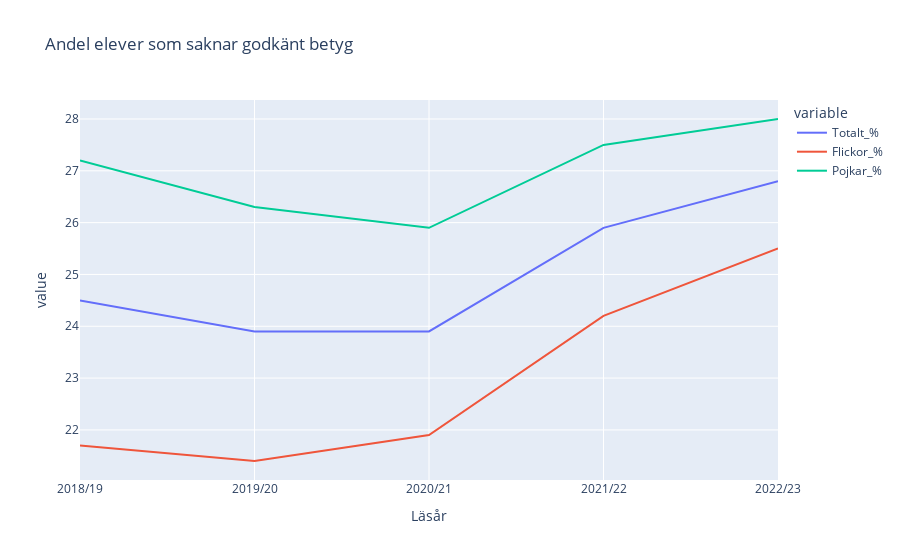

Notebook code for this chart:
### Code cell
fig = px.line(df_No_Grades, x='Läsår', y=['Totalt_%', 'Flickor_%', 'Pojkar_%'], title='Andel elever som saknar godkänt betyg')

fig.show()

### Figure 1 — Plotly figure (JSON) as saved in the notebook; plotly's stock layout.template omitted (floating-point values rounded to 4 significant figures)
{"data": [{"hovertemplate": "variable=Totalt_%<br>Läsår=%{x}<br>value=%{y}<extra></extra>", "legendgroup": "Totalt_%", "line": {"color": "#636efa", "dash": "solid"}, "marker": {"symbol": "circle"}, "mode": "lines", "name": "Totalt_%", "orientation": "v", "showlegend": true, "type": "scatter", "x": ["2018/19", "2019/20", "2020/21", "2021/22", "2022/23"], "xaxis": "x", "y": [24.5, 23.9, 23.9, 25.9, 26.8], "yaxis": "y"}, {"hovertemplate": "variable=Flickor_%<br>Läsår=%{x}<br>value=%{y}<extra></extra>", "legendgroup": "Flickor_%", "line": {"color": "#EF553B", "dash": "solid"}, "marker": {"symbol": "circle"}, "mode": "lines", "name": "Flickor_%", "orientation": "v", "showlegend": true, "type": "scatter", "x": ["2018/19", "2019/20", "2020/21", "2021/22", "2022/23"], "xaxis": "x", "y": [21.7, 21.4, 21.9, 24.2, 25.5], "yaxis": "y"}, {"hovertemplate": "variable=Pojkar_%<br>Läsår=%{x}<br>value=%{y}<extra></extra>", "legendgroup": "Pojkar_%", "line": {"color": "#00cc96", "dash": "solid"}, "marker": {"symbol": "circle"}, "mode": "lines", "name": "Pojkar_%", "orientation": "v", "showlegend": true, "type": "scatter", "x": ["2018/19", "2019/20", "2020/21", "2021/22", "2022/23"], "xaxis": "x", "y": [27.2, 26.3, 25.9, 27.5, 28], "yaxis": "y"}], "layout": {"legend": {"title": {"text": "variable"}, "tracegroupgap": 0}, "title": {"text": "Andel elever som saknar godkänt betyg"}, "xaxis": {"anchor": "y", "domain": [0, 1], "title": {"text": "Läsår"}}, "yaxis": {"anchor": "x", "domain": [0, 1], "title": {"text": "value"}}}}
